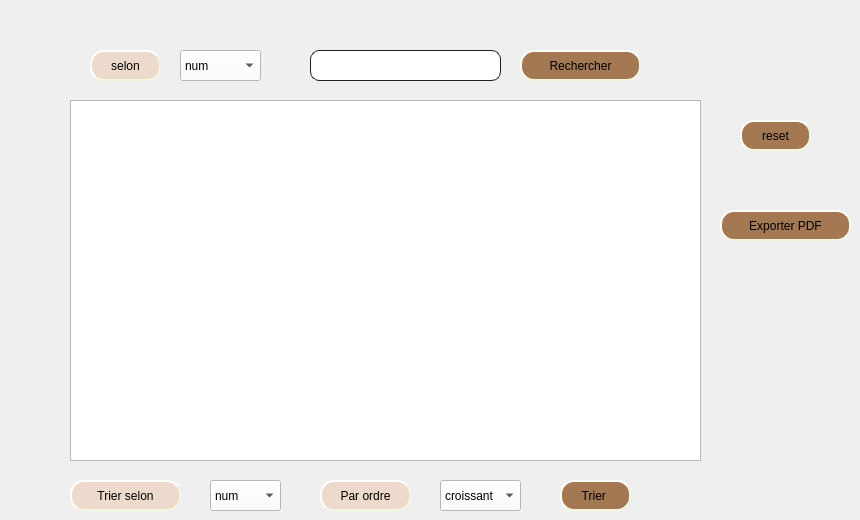
    <widget class="QWidget" name="tab">
     <attribute name="title">
      <string>Recherccher</string>
     </attribute>
     <widget class="QTableView" name="tableView_consulter">
      <property name="geometry">
       <rect>
        <x>70</x>
        <y>100</y>
        <width>631</width>
        <height>361</height>
       </rect>
      </property>
     </widget>
     <widget class="QPushButton" name="pushButton_ajouter_3">
      <property name="geometry">
       <rect>
        <x>90</x>
        <y>50</y>
        <width>71</width>
        <height>31</height>
       </rect>
      </property>
      <property name="styleSheet">
       <string notr="true">QPushButton
{
	background-color: rgb(237, 218, 204);
	color: rgb(0, 0, 0);
border-style: solid;
    border-radius: 6;
border-radius: 14px;

	border-style: outset;
    border-width: 2px;
    border-radius: 14px;
    border-color: beige;
  
 
    padding: 0px;
	
	
	
	font: 10pt &quot;Franklin Gothic Heavy&quot;;
}

</string>
      </property>
      <property name="text">
       <string>selon</string>
      </property>
     </widget>
     <widget class="QComboBox" name="comboBox_type_rechercher">
      <property name="geometry">
       <rect>
        <x>180</x>
        <y>50</y>
        <width>81</width>
        <height>31</height>
       </rect>
      </property>
      <property name="styleSheet">
       <string notr="true">background-color: rgb(255, 255, 255);</string>
      </property>
      <item>
       <property name="text">
        <string>num</string>
       </property>
      </item>
      <item>
       <property name="text">
        <string>style</string>
       </property>
      </item>
      <item>
       <property name="text">
        <string>capacite</string>
       </property>
      </item>
      <item>
       <property name="text">
        <string>localisation</string>
       </property>
      </item>
     </widget>
     <widget class="QLineEdit" name="rechercher">
      <property name="geometry">
       <rect>
        <x>310</x>
        <y>50</y>
        <width>191</width>
        <height>31</height>
       </rect>
      </property>
      <property name="styleSheet">
       <string notr="true">background-color: rgb(255, 255, 255);
border-radius: 9px;
padding: 1px;
    border-style: solid;
    border: 1px solid #1e1e1e;
</string>
      </property>
     </widget>
     <widget class="QPushButton" name="pushButton_ajouter_4">
      <property name="geometry">
       <rect>
        <x>70</x>
        <y>480</y>
        <width>111</width>
        <height>31</height>
       </rect>
      </property>
      <property name="styleSheet">
       <string notr="true">QPushButton
{
	background-color: rgb(237, 218, 204);
	color: rgb(0, 0, 0);
border-style: solid;
    border-radius: 6;
border-radius: 14px;

	border-style: outset;
    border-width: 2px;
    border-radius: 14px;
    border-color: beige;
  
 
    padding: 0px;
	
	
	
	font: 10pt &quot;Franklin Gothic Heavy&quot;;
}

</string>
      </property>
      <property name="text">
       <string>Trier selon</string>
      </property>
     </widget>
     <widget class="QComboBox" name="comboBox_type_trier">
      <property name="geometry">
       <rect>
        <x>210</x>
        <y>480</y>
        <width>71</width>
        <height>31</height>
       </rect>
      </property>
      <property name="styleSheet">
       <string notr="true">background-color: rgb(255, 255, 255);</string>
      </property>
      <item>
       <property name="text">
        <string>num</string>
       </property>
      </item>
      <item>
       <property name="text">
        <string>style</string>
       </property>
      </item>
      <item>
       <property name="text">
        <string>capacite</string>
       </property>
      </item>
      <item>
       <property name="text">
        <string>localisation</string>
       </property>
      </item>
     </widget>
     <widget class="QPushButton" name="trier">
      <property name="geometry">
       <rect>
        <x>560</x>
        <y>480</y>
        <width>71</width>
        <height>31</height>
       </rect>
      </property>
      <property name="styleSheet">
       <string notr="true">QPushButton

{
	background-color: rgb(163, 120, 83);
	color: rgb(0, 0, 0);
border-style: solid;
    border-radius: 6;
border-radius: 14px;

	border-style: outset;
    border-width: 2px;
    border-radius: 14px;
    border-color: beige;
  
 
    padding: 0px;
	
	
	
	font: 10pt &quot;Franklin Gothic Heavy&quot;;
}

</string>
      </property>
      <property name="text">
       <string>Trier </string>
      </property>
     </widget>
     <widget class="QPushButton" name="pushButton_ajouter_6">
      <property name="geometry">
       <rect>
        <x>320</x>
        <y>480</y>
        <width>91</width>
        <height>31</height>
       </rect>
      </property>
      <property name="styleSheet">
       <string notr="true">QPushButton
{
	background-color: rgb(237, 218, 204);
	color: rgb(0, 0, 0);
border-style: solid;
    border-radius: 6;
border-radius: 14px;

	border-style: outset;
    border-width: 2px;
    border-radius: 14px;
    border-color: beige;
  
 
    padding: 0px;
	
	
	
	font: 10pt &quot;Franklin Gothic Heavy&quot;;
}

</string>
      </property>
      <property name="text">
       <string>Par ordre</string>
      </property>
     </widget>
     <widget class="QComboBox" name="comboBox_ordre">
      <property name="geometry">
       <rect>
        <x>440</x>
        <y>480</y>
        <width>81</width>
        <height>31</height>
       </rect>
      </property>
      <property name="styleSheet">
       <string notr="true">background-color: rgb(255, 255, 255);</string>
      </property>
      <item>
       <property name="text">
        <string>croissant</string>
       </property>
      </item>
      <item>
       <property name="text">
        <string>decroissant</string>
       </property>
      </item>
     </widget>
     <widget class="QPushButton" name="reset">
      <property name="geometry">
       <rect>
        <x>740</x>
        <y>120</y>
        <width>71</width>
        <height>31</height>
       </rect>
      </property>
      <property name="styleSheet">
       <string notr="true">QPushButton

{
	background-color: rgb(163, 120, 83);
	color: rgb(0, 0, 0);
border-style: solid;
    border-radius: 6;
border-radius: 14px;

	border-style: outset;
    border-width: 2px;
    border-radius: 14px;
    border-color: beige;
  
 
    padding: 0px;
	
	
	
	font: 10pt &quot;Franklin Gothic Heavy&quot;;
}

</string>
      </property>
      <property name="text">
       <string>reset</string>
      </property>
     </widget>
     <widget class="QPushButton" name="rechercher_bouton">
      <property name="geometry">
       <rect>
        <x>520</x>
        <y>50</y>
        <width>121</width>
        <height>31</height>
       </rect>
      </property>
      <property name="styleSheet">
       <string notr="true">QPushButton

{
	background-color: rgb(163, 120, 83);
	color: rgb(0, 0, 0);
border-style: solid;
    border-radius: 6;
border-radius: 14px;

	border-style: outset;
    border-width: 2px;
    border-radius: 14px;
    border-color: beige;
  
 
    padding: 0px;
	
	
	
	font: 10pt &quot;Franklin Gothic Heavy&quot;;
}

</string>
      </property>
      <property name="text">
       <string>Rechercher</string>
      </property>
     </widget>
     <widget class="QPushButton" name="PDF">
      <property name="geometry">
       <rect>
        <x>720</x>
        <y>210</y>
        <width>131</width>
        <height>31</height>
       </rect>
      </property>
      <property name="styleSheet">
       <string notr="true">QPushButton

{
	background-color: rgb(163, 120, 83);
	color: rgb(0, 0, 0);
border-style: solid;
    border-radius: 6;
border-radius: 14px;

	border-style: outset;
    border-width: 2px;
    border-radius: 14px;
    border-color: beige;
  
 
    padding: 0px;
	
	
	
	font: 10pt &quot;Franklin Gothic Heavy&quot;;
}

</string>
      </property>
      <property name="text">
       <string>Exporter PDF</string>
      </property>
     </widget>
    </widget>
